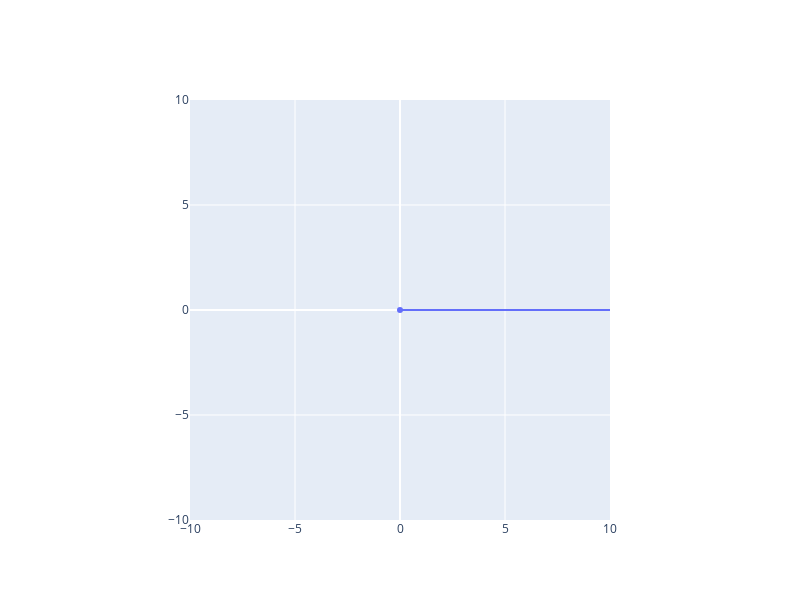

The notebook cell this image was saved under:
### Code cell
figura4 = figura3*10
figura4.mostrar()

### Figure 1 — Plotly figure (JSON) as saved in the notebook; plotly's stock layout.template omitted (floating-point values rounded to 4 significant figures)
{"data": [{"mode": "markers+lines", "type": "scatter", "x": [0, 20], "y": [0, 0]}], "layout": {"height": 600, "showlegend": false, "width": 800, "xaxis": {"constrain": "domain", "domain": [0.1719, 0.8281], "range": [-10, 10], "type": "linear"}, "yaxis": {"domain": [0, 1], "range": [-10, 10], "scaleanchor": "x", "scaleratio": 1, "type": "linear"}}}
